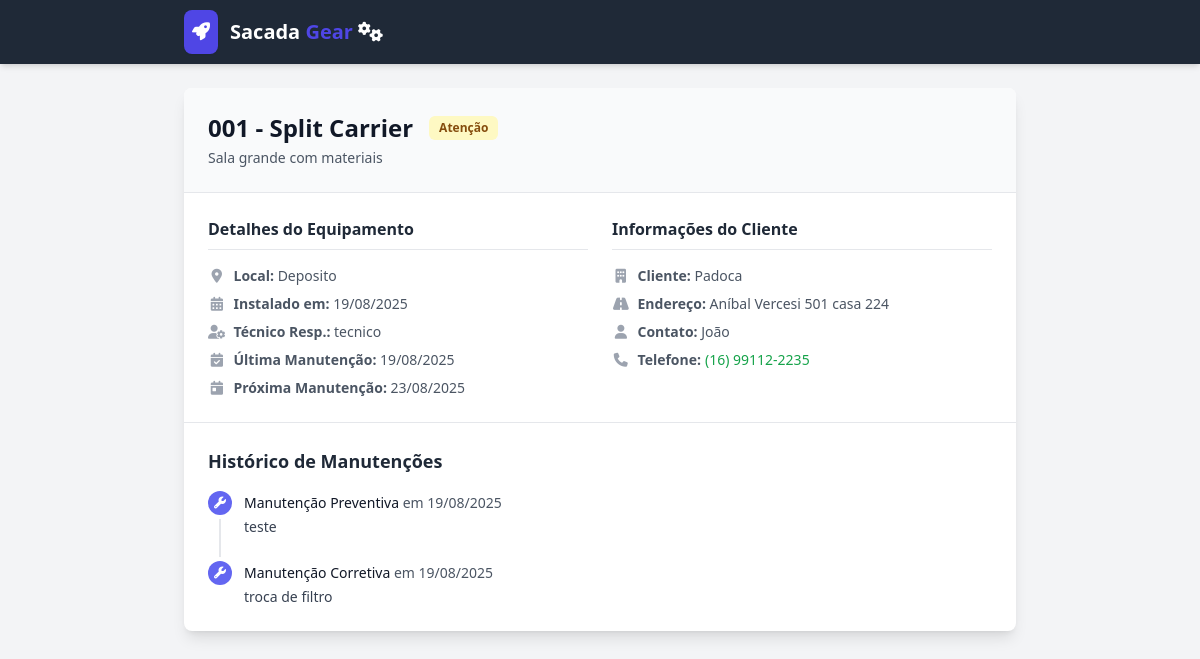
/public/equipment/001, run on the app's committed database.
### models.py (models this page shows, shortened)
class Equipment(db.Model):
    id = db.Column(db.Integer, primary_key=True)
    code = db.Column(db.String(50), nullable=False, unique=True)
    model = db.Column(db.String(150), nullable=False)
    location = db.Column(db.String(200), nullable=False)
    description = db.Column(db.Text, nullable=True)
    install_date = db.Column(db.Date, nullable=True)
    last_maintenance_date = db.Column(db.Date, nullable=True)
    next_maintenance_date = db.Column(db.Date, nullable=False)
    user_id = db.Column(db.Integer, db.ForeignKey('user.id'), nullable=False)
    client_id = db.Column(db.Integer, db.ForeignKey('client.id'), nullable=False)
    is_archived = db.Column(db.Boolean, default=False, nullable=False)
    maintenance_history = db.relationship('MaintenanceHistory', backref='equipment', lazy='dynamic', cascade="all, delete-orphan")
    @property
    def status(self):
        if 'warning_days' not in g:
            setting = db.session.get(Setting, 'maintenance_warning_days')
            g.warning_days = int(setting.value) if setting else 15
        today = datetime.now().date()
        if self.next_maintenance_date < today:
            return "Vencido"
        elif self.next_maintenance_date <= today + timedelta(days=g.warning_days):
            return "Próximo do vencimento"
        else:
            return "Em dia"

class User(UserMixin, db.Model):
    id = db.Column(db.Integer, primary_key=True)
    username = db.Column(db.String(80), unique=True, nullable=False)
    password_hash = db.Column(db.String(200), nullable=False)
    role = db.Column(db.String(20), nullable=False, default='technician')
    is_active = db.Column(db.Boolean, default=False, nullable=False)
    equipments = db.relationship('Equipment', backref='operator', lazy=True)
    maintenance_records = db.relationship('MaintenanceHistory', backref='technician', lazy=True)
    created_tasks = db.relationship('Task', back_populates='creator', foreign_keys='Task.creator_id')

class Client(db.Model):
    id = db.Column(db.Integer, primary_key=True)
    name = db.Column(db.String(150), nullable=False, unique=True)
    address = db.Column(db.String(250), nullable=True)
    contact_person = db.Column(db.String(100), nullable=True)
    phone = db.Column(db.String(20), nullable=True)
    equipments = db.relationship('Equipment', backref='client', lazy=True)
    is_archived = db.Column(db.Boolean, default=False, nullable=False)

class MaintenanceHistory(db.Model):
    id = db.Column(db.Integer, primary_key=True)
    maintenance_date = db.Column(db.Date, nullable=False, default=datetime.utcnow)
    category = db.Column(db.String(50), nullable=False)
    description = db.Column(db.Text, nullable=False)
    equipment_id = db.Column(db.Integer, db.ForeignKey('equipment.id'), nullable=False)
    technician_id = db.Column(db.Integer, db.ForeignKey('user.id'), nullable=False)
    cost = db.Column(db.Numeric(10, 2), nullable=True)
    images = db.relationship('MaintenanceImage', backref='maintenance_record', lazy=True, cascade="all, delete-orphan")

### app.py (the view)
    @app.route('/public/equipment/<code>')
    def public_summary(code):
        equipment = Equipment.query.filter_by(code=code).first()
        if not equipment or equipment.is_archived:
            return render_template('public_summary_not_found.html'), 404
        history_records = equipment.maintenance_history.all()
        return render_template('public_summary.html', equipment=equipment, history_records=history_records)

### templates/public_summary.html (shortened to what this page needs)
<!DOCTYPE html>
<html lang="pt-br" class="h-full bg-gray-100">
<head>
    <script src="https://cdn.tailwindcss.com"></script>
    <link rel="stylesheet" href="https://rsms.me/inter/inter.css">
    <link rel="stylesheet" href="https://cdnjs.cloudflare.com/ajax/libs/font-awesome/6.5.2/css/all.min.css">
</head>
<body class="bg-gray-100">
    <nav class="bg-gray-800 shadow-md">
        <div class="mx-auto max-w-4xl px-4 sm:px-6 lg:px-8">
            <div class="flex h-16 items-center justify-between">
                <div class="flex items-center">
                    <div class="flex-shrink-0">
                       <a href="#" class="flex items-center space-x-3">
                           <div class="bg-primary-600 text-white p-2 rounded-lg shadow-sm">
                               <i class="fas fa-rocket text-lg"></i>
                           </div>
                           <span class="text-xl font-bold text-white">
                                   Sacada<span class="text-primary-600"> Gear</span> <i class="fa-solid fa-gears"></i>
                               </span>
                       </a>
                    </div>
                </div>
            </div>
        </div>
    </nav>
    <main>
        <div class="mx-auto max-w-4xl py-6 px-4 sm:px-6 lg:px-8">
            <div class="bg-white shadow-lg rounded-lg overflow-hidden">
                <div class="bg-gray-50 p-4 sm:p-6 border-b border-gray-200">
                    <div class="flex items-center gap-4">
                        <h1 class="text-xl sm:text-2xl font-bold text-gray-900">{{ equipment.code }} - {{ equipment.model }}</h1>
                        {% if equipment.status == 'Em dia' %}
                            <span class="inline-flex items-center rounded-md bg-green-100 px-2.5 py-1 text-xs font-semibold text-green-800">Em Dia</span>
                        {% elif equipment.status == 'Próximo do vencimento' %}
                            <span class="inline-flex items-center rounded-md bg-yellow-100 px-2.5 py-1 text-xs font-semibold text-yellow-800">Atenção</span>
                        {% else %}
                            <span class="inline-flex items-center rounded-md bg-red-100 px-2.5 py-1 text-xs font-semibold text-red-800">Vencido</span>
                        {% endif %}
                    </div>
                    <p class="mt-1 text-sm text-gray-600">{{ equipment.description or 'Equipamento sem descrição detalhada.' }}</p>
                </div>
                <div class="p-4 sm:p-6 grid grid-cols-1 md:grid-cols-2 gap-6">
                    <div class="space-y-4">
                        <h3 class="font-semibold text-gray-800 border-b pb-2">Detalhes do Equipamento</h3>
                        <div class="text-sm text-gray-600 space-y-2">
                            <p><i class="fas fa-map-marker-alt fa-fw mr-2 text-gray-400"></i><strong>Local:</strong> {{ equipment.location }}</p>
                            <p><i class="fas fa-calendar-alt fa-fw mr-2 text-gray-400"></i><strong>Instalado em:</strong> {{ equipment.install_date.strftime('%d/%m/%Y') if equipment.install_date else 'N/A' }}</p>
                            <p><i class="fas fa-user-cog fa-fw mr-2 text-gray-400"></i><strong>Técnico Resp.:</strong> {{ equipment.operator.username }}</p>
                            <p><i class="fas fa-calendar-check fa-fw mr-2 text-gray-400"></i><strong>Última Manutenção:</strong> {{ equipment.last_maintenance_date.strftime('%d/%m/%Y') if equipment.last_maintenance_date else 'N/A' }}</p>
                            <p><i class="fas fa-calendar-day fa-fw mr-2 text-gray-400"></i><strong>Próxima Manutenção:</strong> {{ equipment.next_maintenance_date.strftime('%d/%m/%Y') }}</p>
                        </div>
                    </div>
                    <div class="space-y-4">
                        <h3 class="font-semibold text-gray-800 border-b pb-2">Informações do Cliente</h3>
                        <div class="text-sm text-gray-600 space-y-2">
                            <p><i class="fas fa-building fa-fw mr-2 text-gray-400"></i><strong>Cliente:</strong> {{ equipment.client.name }}</p>
                            <p><i class="fas fa-road fa-fw mr-2 text-gray-400"></i><strong>Endereço:</strong> {{ equipment.client.address or 'N/A' }}</p>
                            <p><i class="fas fa-user fa-fw mr-2 text-gray-400"></i><strong>Contato:</strong> {{ equipment.client.contact_person or 'N/A' }}</p>
                            <p class="flex items-center"><i class="fas fa-phone fa-fw mr-2 text-gray-400"></i><strong>Telefone:</strong>
                                {% if equipment.client.phone %}
                                    {% set cleaned_phone = equipment.client.phone.replace('(', '').replace(')', '').replace('-', '').replace(' ', '') %}
                                    <a href="https://wa.me/55{{ cleaned_phone }}" target="_blank" class="ml-1 text-green-600 hover:underline">
                                        {{ equipment.client.phone }}
                                    </a>
                                {% else %}
                                    <span class="ml-1">N/A</span>
                                {% endif %}
                            </p>
                        </div>
                    </div>
                </div>
                <div class="p-4 sm:p-6 border-t border-gray-200">
                    <h2 class="text-lg font-semibold text-gray-800 mb-4">Histórico de Manutenções</h2>
                    <ul role="list" class="-mb-6">
                        {% for record in history_records %}
                        <li>
                            <div class="relative pb-6">
                                {% if not loop.last %}
                                <span class="absolute left-3 top-4 -ml-px h-full w-0.5 bg-gray-200" aria-hidden="true"></span>
                                {% endif %}
                                <div class="relative flex space-x-3 items-start">
                                    <div>
                                        <span class="h-6 w-6 rounded-full bg-indigo-500 flex items-center justify-center ring-4 ring-white">
                                            <i class="fas fa-wrench text-white text-xs"></i>
                                        </span>
                                    </div>
                                    <div class="min-w-0 flex-1 pt-0.5">
                                        <p class="text-sm text-gray-600">
                                            <strong class="font-medium text-gray-900">{{ record.category }}</strong> em {{ record.maintenance_date.strftime('%d/%m/%Y') }}
                                        </p>
                                        <p class="mt-1 text-sm text-gray-700">{{ record.description }}</p>
                                    </div>
                                </div>
                            </div>
                        </li>
                        {% else %}
                        <li>
                            <div class="text-center py-5">
                                <p class="text-sm text-gray-500">Nenhum registro de manutenção para este equipamento.</p>
                            </div>
                        </li>
                        {% endfor %}
                    </ul>
                </div>
            </div>
        </div>
    </main>
</body>
</html>

### templates/public_summary.html (style rules this page uses)
:root { --cor-primaria: #4f46e5; }
.text-primary-600 { color: var(--cor-primaria); }
.bg-primary-600 { background-color: var(--cor-primaria); }

### data on the page
Equipment: code "001", model "Split Carrier", description "Sala grande com materiais", location "Deposito", install_date "19/08/2025", last_maintenance_date "19/08/2025", next_maintenance_date "23/08/2025"
User: operator.username "tecnico"
Client: client.name "Padoca", client "Aníbal Vercesi 501 casa 224", client "João", client.phone "(16) 99112-2235"
MaintenanceHistory: category "Manutenção Preventiva", maintenance_date "19/08/2025", description "teste"
MaintenanceHistory: category "Manutenção Corretiva", maintenance_date "19/08/2025", description "troca de filtro"
